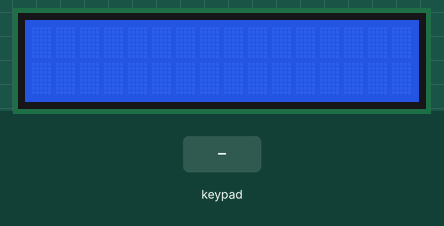
Bench run of a sketch on a simulated Arduino Uno, built with avr-gcc and run on an emulated ATmega328P. On the bench: 16×2 character LCD. The test bench sets the inputs (shaded band).

Above: at 1.2 s.
1.3 s: keypad keys 8 9 1 0 1 1 # pressed 0.4 s apart
At 4.3 s:
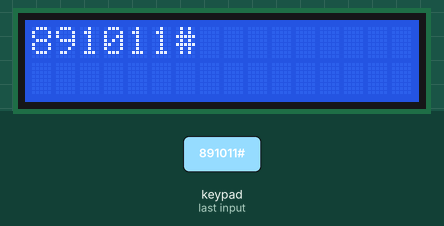
5.6 s: key 'A' pressed
At 6.8 s:
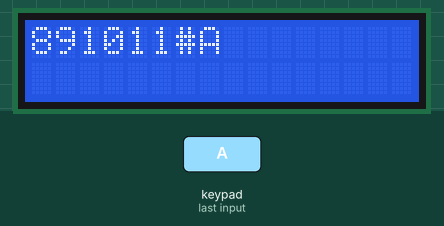
7.1 s: key 'B' pressed
At 8.2 s:
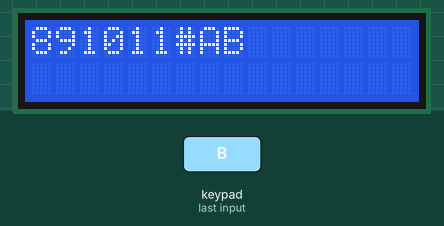
8.6 s: keypad keys 8 9 1 0 1 1 * pressed 0.4 s apart
At 12.2 s:
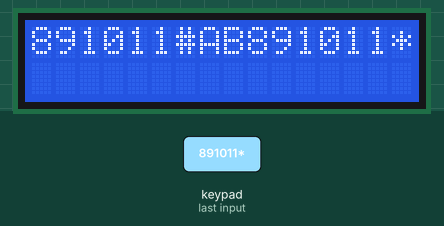
12.9 s: keypad keys 8 9 1 0 1 1 A pressed 0.4 s apart
At 16.6 s:
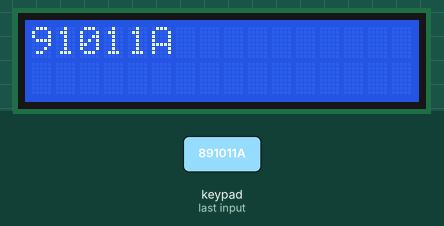
17.2 s: key 'C' pressed
At 18.2 s:
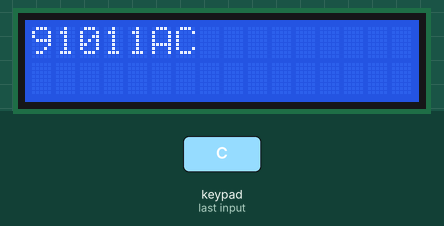
Timing chart, 0 to 19.7 s (numbered marks = the images above; inputs shaded):
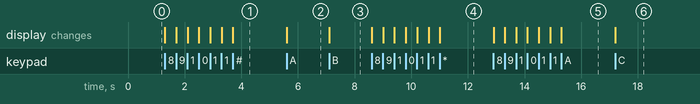

Measured:
- after the input at 1.3 s, the display: first changes at once (image 1 shows a later state)
- after the input at 5.6 s, the display: changes at once (image 2)
- after the input at 7.1 s, the display: changes at once (image 3)
- after the input at 8.6 s, the display: first changes at once (image 4 shows a later state)
- after the input at 12.9 s, the display: first changes at once (image 5 shows a later state)
- after the input at 17.2 s, the display: changes at once (image 6)

The sketch:

lcd_with_keypad.ino
```cpp
#include <Keypad.h>
int i=0;
const byte ROWS = 4; //four rows
const byte COLS = 4; //four columnsg
//define the cymbols on the buttons of the keypads
char hexaKeys[ROWS][COLS] = {
  {'1','2','3','A'},
  {'4','5','6','B'},
  {'7','8','9','C'},
  {'*','0','#','D'}
};
byte rowPins[ROWS] = {8,9,10,11}; //connect to the row pinouts of the keypad
byte colPins[COLS] = {12,13,A0,A1}; //connect to the column pinouts of the keypad

//initialize an instance of class NewKeypad
Keypad customKeypad = Keypad( makeKeymap(hexaKeys), rowPins, colPins, ROWS, COLS);
#include <LiquidCrystal.h>
LiquidCrystal lcd(2,3,4,5,6,7);
void setup() {
  // put your setup code here, to run once:
  Serial.begin(9600);
   lcd.begin(16,2);
 lcd.clear();
}

void loop() {  char customKey = customKeypad.getKey();
if(customKey){
  lcd.setCursor(i,0);
  lcd.print(customKey);
i++;
if(i>16){
  lcd.clear();
  i=0;}}
}
```
